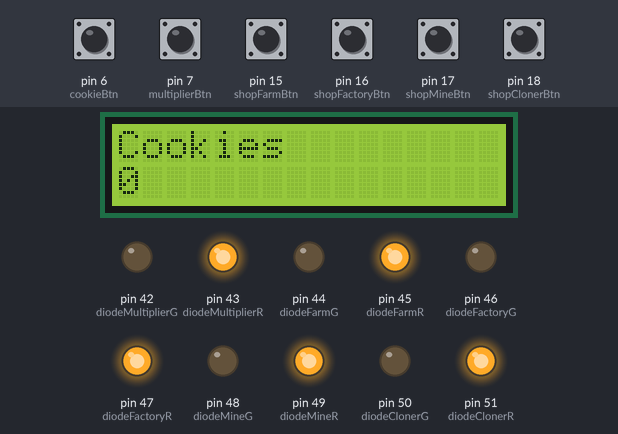
This sketch was run on a simulated Arduino Mega 2560, built with avr-gcc and run on an emulated ATmega2560. On the bench: 16×2 character LCD, output pins drawn as LEDs (lit = HIGH). The inputs (shaded band) are chosen by the test bench; at power-on: pin 6 (cookieBtn), pin 7 (multiplierBtn), pin 15 (shopFarmBtn), pin 16 (shopFactoryBtn), pin 17 (shopMineBtn), pin 18 (shopClonerBtn) LOW.

Above: at 1.2 s.
1.3 s: pin 6 (cookieBtn) pulled HIGH for 0.15 s
At 2.1 s:
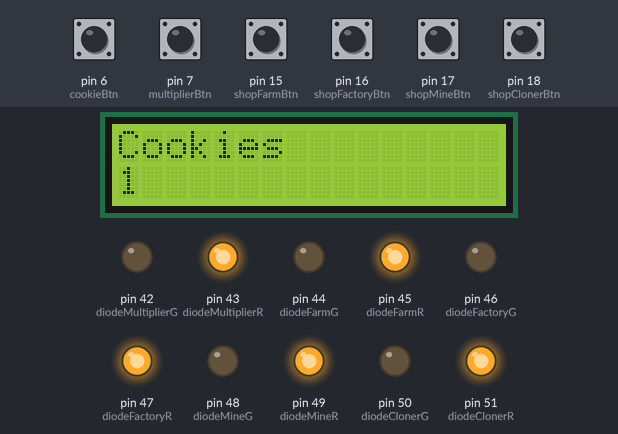
2.9 s: pin 6 (cookieBtn) pulled HIGH for 1 s
At 3.9 s:
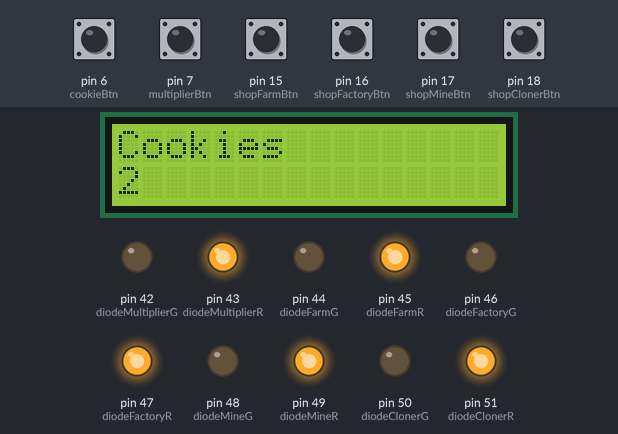
Timing chart, 0 to 5.9 s (numbered marks = the images above; inputs shaded):
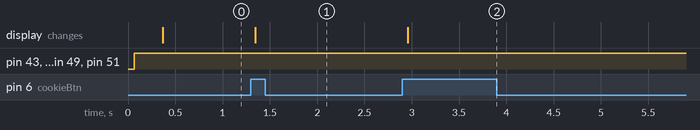

The sketch:

cookieClicker.ino
```cpp
#include <LiquidCrystal.h>
LiquidCrystal lcd(12, 11, 5, 4, 3, 2);

// Nastaveni pinů pro vstupy a výstupy a inicializace pomocných proměnných

//  Tlačítko a proměnné požívané pro tlačítka pro přičítání cookies
byte cookieBtn = 6;                  // pin tlačítka pro počítání cookies
byte currentStateCookieBtn;          // proměnná, do které ukádáme aktuální stav tlačítka pro počítání cookies
byte lastStateCookieBtn = 0;         // proměnná, kam si ukládáme minulý stav tlačítka pro počítání cookies

// Tlačítko násobič cookies
byte multiplierBtn = 7;
byte currentStateMultiplierBtn = 0;
byte lastStateMultiplierBtn = 0;

// Položky obchodu
// Cookie Farm
byte shopFarmBtn = 15;
byte currentStateShopFarmBtn;
byte lastStateShopFarmBtn = 0;

// Cookie factory
byte shopFactoryBtn = 16;
byte currentStateShopFactoryBtn;
byte lastStateShopFactoryBtn = 0;

// Cookie Mine
byte shopMineBtn = 17;
byte currentStateShopMineBtn;
byte lastStateShopMineBtn = 0;

// Cookie clooner
byte shopClonerBtn = 18;
byte currentStateShopClonerBtn;
byte lastStateShopClonerBtn = 0;


// Nastavení proměnných
unsigned long cookiesQuantity =  0;                              // celkový počet cookies
long increment = 1;                                              // přičítaná hodnota
int priceOfMultiplier[] = {10,20,30,40,50,250,600,9999999};      // cena násobiče cookies
byte counterMultiplierBuy = 0;                                   // kolikrát koupeno

// Nastavení položek proměnných
long priceFarm = 100;             // počáteční cena na koupení položky
byte percentageRaiseFarm = 10;    // o kolik procent se zvýší cena položky po koupení
int addFarm = 5;                  // kolik cookies za sekundu se bude přičítat

long priceFactory = 500;
byte percentageRaiseFactory = 15;
int addFactory = 15;

long priceMine = 5000;
byte percentageRaiseMine = 35;
int addMine = 30;

long priceCloner = 10000;
byte percentageRaiseCloner = 50;
int addCloner = 100;

// Nastavení výstupů pro barevné LED, které zobrazují, zda položku obchodu lze nebo nelze koupit
byte diodeMultiplierG = 42;
byte diodeMultiplierR = 43;

byte diodeFarmG = 44;
byte diodeFarmR = 45;

byte diodeFactoryG = 46;
byte diodeFactoryR = 47;

byte diodeMineG = 48;
byte diodeMineR = 49;

byte diodeClonerG = 50;
byte diodeClonerR = 51;

// Nastavení pomocných zpráv
String infoMsg;
unsigned long msgDelay = 0;

// Nastavení pro automatické přičítání cookies každou sekundu
long perSecondAdd = 0;
long lastSecond;

void setup() {
  // inicializace displaye
  lcd.begin(16, 2);
  lcd.clear();
  // inicializace pinů pro vstupy z tlačítek
  pinMode(cookieBtn, INPUT);
  pinMode(multiplierBtn, INPUT);
  pinMode(shopFarmBtn, INPUT);
  pinMode(shopFactoryBtn, INPUT);
  pinMode(shopMineBtn, INPUT);
  pinMode(shopClonerBtn, INPUT);
  // inicializace pinů pro výstupy na LEDky
  pinMode(diodeMultiplierG, OUTPUT);
  pinMode(diodeMultiplierR, OUTPUT);
  pinMode(diodeFarmG, OUTPUT);
  pinMode(diodeFarmR, OUTPUT);
  pinMode(diodeFactoryG, OUTPUT);
  pinMode(diodeFactoryR, OUTPUT);
  pinMode(diodeMineG, OUTPUT);
  pinMode(diodeMineR, OUTPUT);
  pinMode(diodeClonerG, OUTPUT);
  pinMode(diodeClonerR, OUTPUT);

  // rozsvícení LEDek
  digitalWrite(diodeMultiplierG, 1);
  digitalWrite(diodeMultiplierR, 0);
  digitalWrite(diodeFarmG, 1);
  digitalWrite(diodeFarmR, 0);
  digitalWrite(diodeFactoryG, 1);
  digitalWrite(diodeFactoryR, 0);
  digitalWrite(diodeMineG, 1);
  digitalWrite(diodeMineR, 0);
  lastSecond = millis();            // uložíme si aktuální počet ms od začátku běhu Arduina
  infoMsg = String("Cookies");
}


// Funkce pro zjištění, zda mohu položku obchodu koupit
// Přijímá hodnotu ceny, za kterou se dá položka koupit a porovná ji s hodnoutou celkového množství cookies
boolean enoughCookies(unsigned long price){
  if (price > cookiesQuantity)
  {
    return false;
  }
  else
  {
    return true;
  }
}


// Funkce shopStatus se stará o vizualizaci možností koupit položku
// Rozsvěcí zelené nebo červené LEDky podle hodnot, které mu vrátí funkce enoughCookies
void shopStatus() {
  if (enoughCookies(priceOfMultiplier[counterMultiplierBuy]))
  {
    digitalWrite(diodeMultiplierG, 1);
    digitalWrite(diodeMultiplierR, 0);
  }
  else
  {
    digitalWrite(diodeMultiplierG, 0);
    digitalWrite(diodeMultiplierR, 1);
  }


  if (enoughCookies(priceFarm))
  {
    digitalWrite(diodeFarmG, 1);
    digitalWrite(diodeFarmR, 0);
  }
  else
  {
    digitalWrite(diodeFarmG, 0);
    digitalWrite(diodeFarmR, 1);
  }


  if (enoughCookies(priceFactory))
  {
    digitalWrite(diodeFactoryG, 1);
    digitalWrite(diodeFactoryR, 0);
  }
  else
  {
    digitalWrite(diodeFactoryG, 0);
    digitalWrite(diodeFactoryR, 1);
  }

  if (enoughCookies(priceMine))
  {
    digitalWrite(diodeMineG, 1);
    digitalWrite(diodeMineR, 0);
  }
  else
  {
    digitalWrite(diodeMineG, 0);
    digitalWrite(diodeMineR, 1);
  }

  if (enoughCookies(priceCloner))
  {
    digitalWrite(diodeClonerG, 1);
    digitalWrite(diodeClonerR, 0);
  }
  else
  {
    digitalWrite(diodeClonerG, 0);
    digitalWrite(diodeClonerR, 1);
  }

}


// Funkce shopEngine se stará o logiku nakupování věcí z shopu
// vstupní hodnoty jsou cena položky, procenta navýšení ceny a hodnota, kolik cookies za sekundu položka shopu přidává
long shopEngine(long price, byte raise, int add){
  long newPrice;
	if (enoughCookies(price))                       // pokud máme dost cookies (cena je menší než celkový počet cookies)
	{
	  perSecondAdd += add;                          // nastavíme novou hodnotu přírustku cookies za sekundu
    newPrice = price + (price*raise/100);         // zvýšíme cenu položky shopu o počet procent "raise"
    cookiesQuantity -= price;                     // zaplacenou cenu odečteme od celkového počt cookies
	  return newPrice;                              // a vrátíme novou cenu položky
  }
	else
	{
	  return price;                                 // pokud k nákupu nedojde, vrátíme původní cenu
	}
}

// Hlavni program
void loop() {
  // Na začátku smyčky si načtene stavy tlačítek
  currentStateCookieBtn = digitalRead(cookieBtn);
  currentStateMultiplierBtn = digitalRead(multiplierBtn);
  currentStateShopFarmBtn = digitalRead(shopFarmBtn);
  currentStateShopFactoryBtn = digitalRead(shopFactoryBtn);
  currentStateShopMineBtn = digitalRead(shopMineBtn);
  currentStateShopClonerBtn = digitalRead(shopClonerBtn);
  // Nastvíme aktuální stav obchodu
  shopStatus();

  // Zjistíme, zda je tlačítko stisknuté a minule nebylo - tím zabráníme, aby program počítal neustále stiknuté tlačítko jako stisky.
  // Uživatel opravdu musí tlačítko pustit a znovu stisknout. Požíváme tuto logiku testování u všech tlačítek
  if(currentStateCookieBtn == 1 && lastStateCookieBtn == 0)
  {
    // přičteme cookies k celkovému počtu a změníme minulý stav tlačítka na stisknuté
    cookiesQuantity += increment;
    lastStateCookieBtn = 1;
  }
  else if (currentStateCookieBtn == 0 && lastStateCookieBtn == 1) lastStateCookieBtn = 0; // jinak nastavíme, že tlačítko stisknuté není

  // Tlačítko násobiče přičítání cookies
  if(currentStateMultiplierBtn == 1 && lastStateMultiplierBtn == 0)
  {
    if(cookiesQuantity >= priceOfMultiplier[counterMultiplierBuy])  // pokud máme dost cookies
    {
      increment *= 2;                                               // zdvojnásobíme přičítanou hodnotu
      cookiesQuantity -= priceOfMultiplier[counterMultiplierBuy];   // a odečteme cenu od celkového počtu
      counterMultiplierBuy++;                                       // a zvýšíme hodnotu počtu zakopení - pdole ní v poly cen určujeme aktuální cenu
                                                                    // Toto platí pro násobič, u položek shopu se o změnu ceny stará funkce shopEngine
    }
    lastStateMultiplierBtn = 1;
  }
  else if (currentStateMultiplierBtn == 0 && lastStateMultiplierBtn == 1) lastStateMultiplierBtn = 0;

  // Tlačítko 1------------------------------------------------------------------------------------

  if(currentStateShopFarmBtn == 1 && lastStateShopFarmBtn == 0)
  {
      priceFarm = shopEngine(priceFarm, percentageRaiseFarm, addFarm);  //  platí pro všechny položky shopu, shopEngine nám zvýší počet přičítaných cookies a vrátí novou cenu nebo zachová původní
      lastStateShopFarmBtn = 1;
  }
  else if (currentStateShopFarmBtn == 0 && lastStateShopFarmBtn == 1) lastStateShopFarmBtn = 0;

  // Tlačítko 2------------------------------------------------------------------------------------

  if(currentStateShopFactoryBtn == 1 && lastStateShopFactoryBtn == 0)
  {
    priceFactory = shopEngine(priceFactory, percentageRaiseFactory, addFactory);
    lastStateShopFactoryBtn = 1;
  }
  else if (currentStateShopFactoryBtn == 0 && lastStateShopFactoryBtn == 1) lastStateShopFactoryBtn = 0;

  // Tlačítko 3------------------------------------------------------------------------------------

  if(currentStateShopMineBtn == 1 && lastStateShopMineBtn == 0)
  {
    priceMine = shopEngine(priceMine, percentageRaiseMine, addMine);
    lastStateShopMineBtn = 1;
  }
  else if (currentStateShopMineBtn == 0 && lastStateShopMineBtn == 1) lastStateShopMineBtn = 0;

    // Tlačítko 4------------------------------------------------------------------------------------

  if(currentStateShopClonerBtn == 1 && lastStateShopClonerBtn == 0)
  {
    priceCloner = shopEngine(priceCloner, percentageRaiseCloner, addCloner);
    lastStateShopClonerBtn = 1;
  }
  else if (currentStateShopClonerBtn == 0 && lastStateShopClonerBtn == 1) lastStateShopClonerBtn = 0;


// Přičítání hodnot každou vteřinu
// pokud je rozdíl aktuálního počtu milisekund od začátku běhu programu větší o 1000 než hodnota v lastSeconds
// znamená to, že uběhla minimálně 1s.
// K celkové hodnotě se pak přičte aktuální sekundový přírustek a nastaví se nová hodnota pro lastSecond
if((millis() - lastSecond) > 1000)
{
  lastSecond = millis();
  cookiesQuantity += perSecondAdd;
}

  delay(30);                    // nastavení zpoždění kvůli omezení blikání displaye
  lcd.clear();
  lcd.setCursor(0, 0);          // Nastavení kurzoru na začátek prvního řádku
  lcd.print(infoMsg);           // a vypsání zprávy ("Cookies:")
  lcd.setCursor(0, 1);          // Nastavení kurzoru na začátek druhého řádku displaye
  lcd.print(cookiesQuantity);   // a vypsání celkového počtu cookies

}
```

Measured:
- after the input at 1.3 s, the display: changes at once (image 1)
- after the input at 2.9 s, the display: changes after 0.06 s (image 2)
